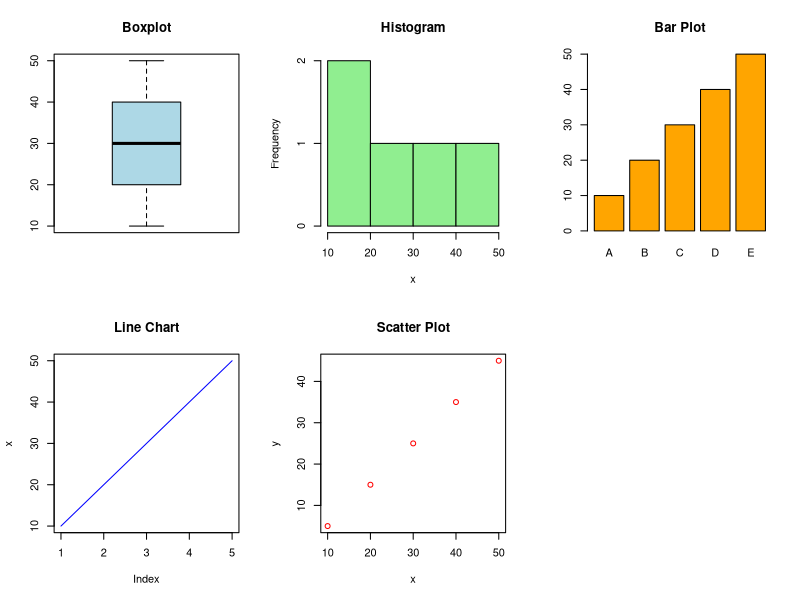

Here is the R script that generated this plot:
x <- c(10, 20, 30, 40, 50)
y <- c(5, 15, 25, 35, 45)
par(mfrow = c(2, 3))
boxplot(x, main="Boxplot", col="lightblue")
hist(x, main="Histogram", col="lightgreen")
barplot(x, main="Bar Plot", col="orange", names.arg=c("A","B","C","D","E"))
plot(x, type="l", main="Line Chart", col="blue")
plot(x, y, main="Scatter Plot", col="red")